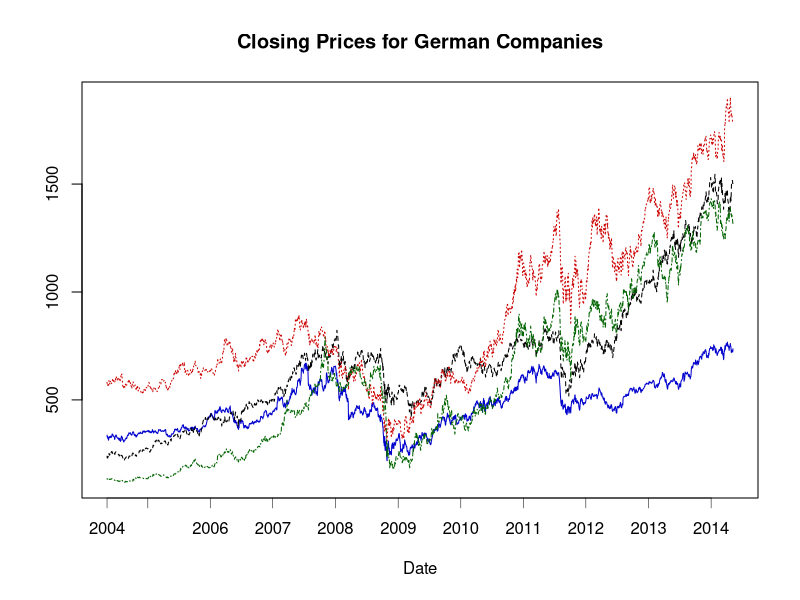

The R source for this figure:
# clear variables and close windows
rm(list=ls(all=TRUE))
graphics.off()

# set working directory
# setwd("C:/...")

# install and load packages
libraries = c("data.table", "tseries")
lapply(libraries, function(x) if (!(x %in% installed.packages())) {
  install.packages(x)
})
lapply(libraries, library, quietly = TRUE, character.only = TRUE)

#load the data
dataset = fread("2004-2014_dax_ftse.csv", select =  c("Date", "BAYER", "BMW", "SIEMENS", "VOLKSWAGEN"))
dataset = as.data.frame(dataset)

x1 = dataset$BAYER
x2 = dataset$BMW
x3 = dataset$SIEMENS
x4 = dataset$VOLKSWAGEN

x1 = as.matrix(x1)
x2 = as.matrix(x2)
x3 = as.matrix(x3)
x4 = as.matrix(x4)

# date variable
date.X       = as.Date(dataset$Date)[-1]
date.X.Years = as.numeric(format(date.X, "%Y"))
where.put    = c(1, which(diff(date.X.Years) == 1)+1)

t  = seq(23,dim(x1)[1],by=261)

# plot 
plot(x3,type="l",ylim=c(min(x1,x2,x3,x4),max(x1,x2,x3,x4)),col="blue3",xlab="Date",ylab="",main='Closing Prices for German Companies',xaxt="n")
lines(x1,lty=2)
lines(x2,col="red3",lty=3)
lines(x4,col="darkgreen",lty=4)

axis(side=1, at = where.put, label = date.X.Years[where.put], lwd=0.5)
